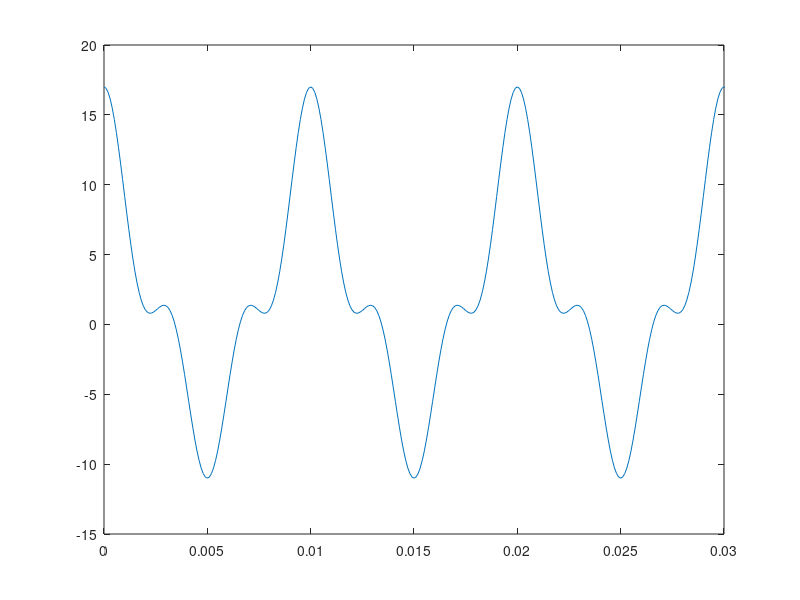
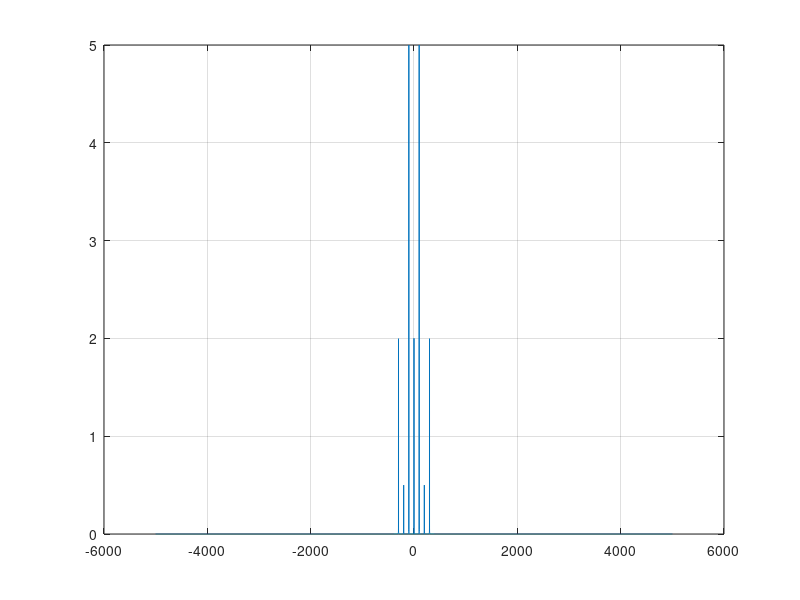

These figures' MATLAB source, in order:
clc
clear all
close all

A1 = 10;
A2 = 1;
A3 = 4;

f1 = 100;
f2 = 200;
f3 = 300;

fs = 50*f2;
Ts = 1/fs;
T = 1/f1;
t_final = 2
t = [0:Ts:t_final];
x1_t = A1*cos(2*pi*f1*t);
x2_t = A2*cos(2*pi*f2*t);
x3_t = A3*cos(2*pi*f3*t);
x4_t = 2;

x_t = x1_t + x2_t + x3_t + x4_t;

X_f = fft(x_t)/length(x_t);
X_f = fftshift(X_f);
passo_f = 1/t_final;
f = [-fs/2:passo_f:fs/2];

figure(1)
plot(t,x_t)
xlim([0 3*T])

figure(2)
plot(f,abs(X_f))
grid on

potencia_media = sum(x_t.^2) / length(x_t)
Pot_AC = var(x_t)
Pot_DC = mean(x_t)^2
Valor_medio = (sum(x_t) / length(x_t))
